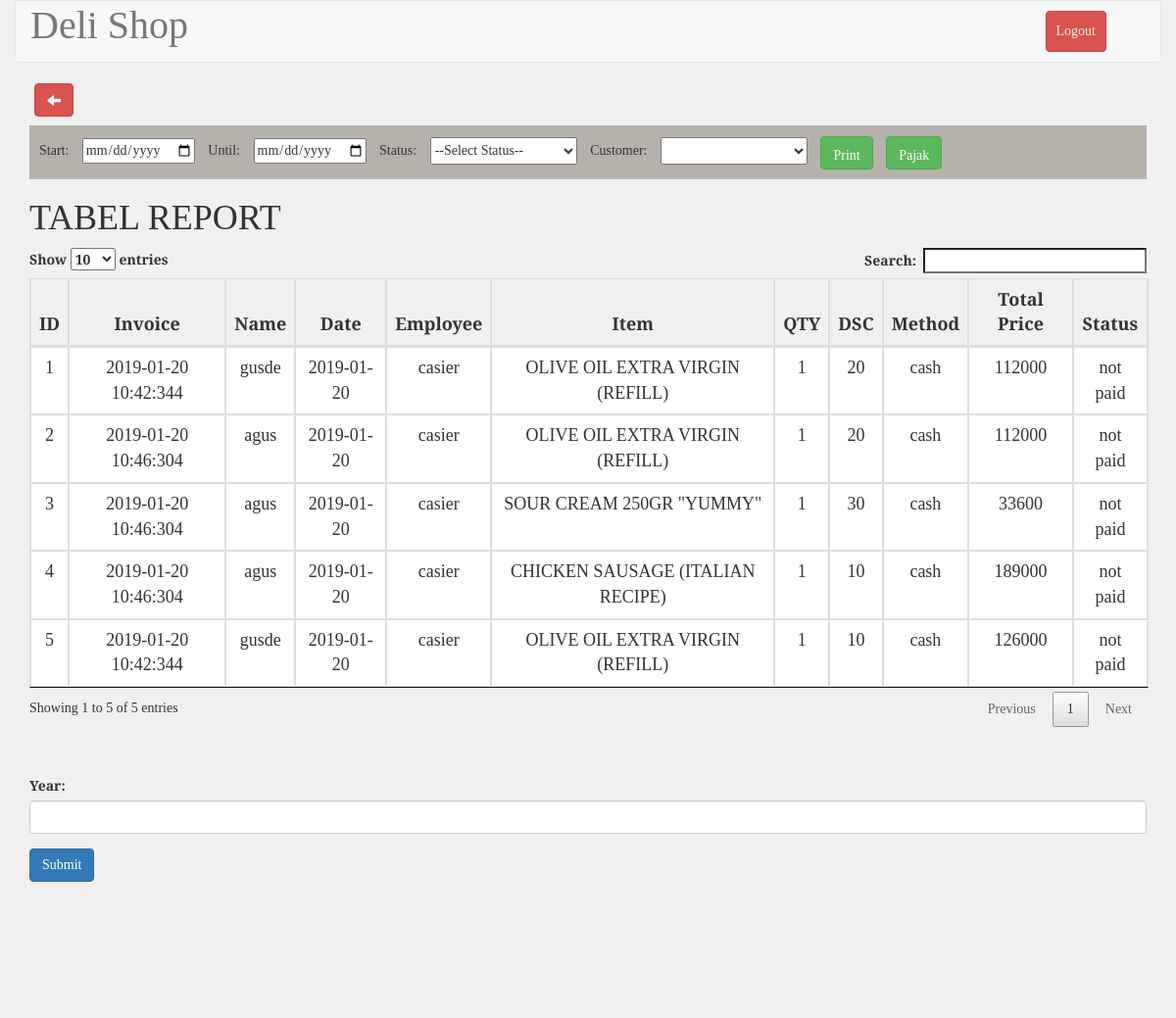
/report.php (signed in, upper part), run on an earlier commit of the app's database.
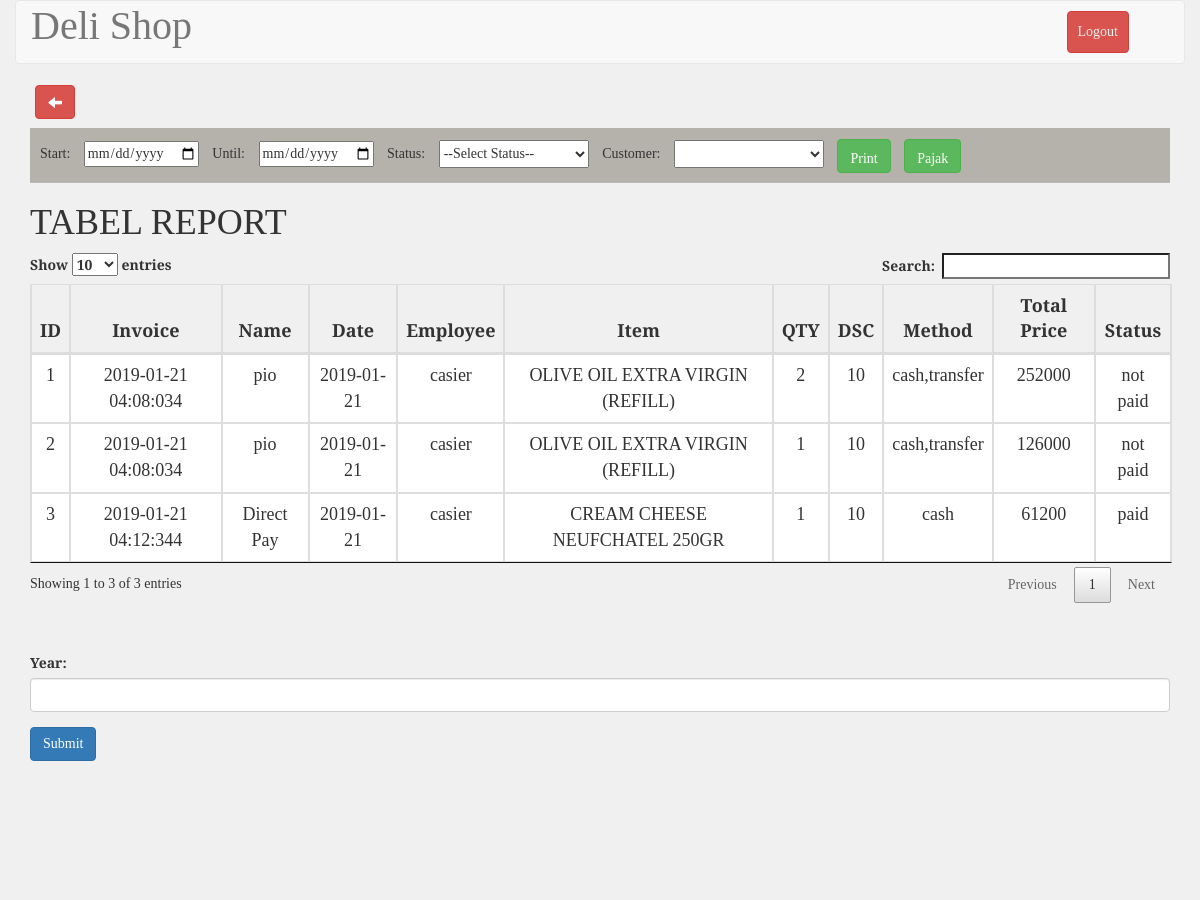
And on a later commit of the database.
### tables this page shows
CREATE TABLE `tb_transaksi` (
  `id` int(11) NOT NULL AUTO_INCREMENT,
  `invoice` varchar(200) NOT NULL,
  `nm_transaksi` varchar(200) NOT NULL,
  `tnggl` datetime NOT NULL,
  `id_employee` int(11) unsigned NOT NULL,
  `id_item` int(11) unsigned NOT NULL,
  `qty` float unsigned NOT NULL,
  `discount` float NOT NULL,
  `total_price` float unsigned NOT NULL,
  `description` text NOT NULL,
  `statuss` int(11) unsigned NOT NULL,
  PRIMARY KEY (`id`),
  KEY `id_employee` (`id_employee`),
  KEY `id_item` (`id_item`),
  CONSTRAINT `tb_transaksi_ibfk_1` FOREIGN KEY (`id_employee`) REFERENCES `tb_employee` (`id`),
  CONSTRAINT `tb_transaksi_ibfk_2` FOREIGN KEY (`id_item`) REFERENCES `tb_barang` (`id`)
);

CREATE TABLE `tb_deposit` (
  `id` int(11) unsigned NOT NULL AUTO_INCREMENT,
  `invoice` varchar(20) NOT NULL,
  `deposit` float NOT NULL,
  `payment` float NOT NULL,
  `method` text NOT NULL,
  `rest_total` float NOT NULL,
  `history` text NOT NULL,
  PRIMARY KEY (`id`)
);

### report.php (the view, shortened to what this page needs)
<?php
include_once 'koneksi.php';
$barang = mysqli_query($conn, "SELECT tb_transaksi.invoice, nm_transaksi, Date(tnggl) as tnggl, (SELECT nama FROM tb_employee WHERE id=id_employee) AS nama_pegawai, (SELECT item FROM tb_barang WHERE id=id_item ) AS item, qty, discount, total_price, statuss, tb_deposit.method as method FROM tb_transaksi inner join tb_deposit on tb_deposit.invoice=tb_transaksi.invoice;");
?>
<!DOCTYPE html>
<html>
	<?php include("./templates/header.php"); ?>
	<link rel="stylesheet" type="text/css" href="./css/stockStyle.css">
	<link rel="stylesheet" href="./assets/jquery-ui.css">
	<body>
		<form action="finishReport.php" method="POST" accept-charset="utf-8">
			<div class="container-fluid">
				<div class="row">
					<div class="col-md-12 header">
						<nav class="navbar navbar-default" role="navigation">
							<div class="container-fluid">
								<div class="navbar-header">
									<a class="navbar-brand" style="font-size: 40px;" href="#">Deli Shop</a>
								</div>
								<div class="collapse navbar-collapse navbar-ex1-collapse">
									<ul class="nav navbar-nav navbar-right">
										<li><a type="button" class="btn btn-danger" style="margin: 10px; padding: 10px;" href="logout.php">Logout</a></li>
										<li><a href=""> </a></li>
									</ul>
								</div>
							</div>
						</nav>
					</div>
				</div>
			</div>
			<div class="container">
				<div class="row">
					<div class="col-md-12" id="mytable">
					<table id="example" class="table table-bordered" style="width: 100%;">
						<a href="administrator.php" style="margin-left: 5px; margin-bottom: 10px;" type="button" class="btn btn-danger glyphicon glyphicon-arrow-left" ></a><br>
						<div style="border-bottom:1px solid #bcbaba; margin-bottom:10px; background-color:#b5b2ac; padding:0 0 0 10px">
							Start: <input style="margin:10px; " type="date" name="dateStart" id="date_start">
							Until: <input style="margin:10px;" type="date" name="dateStop" id="date_end">
							Status: <select style="margin:10px; width:150px;height:28px" id="status_paid" name="status">
								<option value="">--Select Status--</option>
							</select>
							Customer: <select style="margin:10px; width:150px;height:28px" id="customer" name="customer">
							</select>
							<input type="submit" class="btn btn-success glyphicon glyphicon-print" style="margin:10px 0 10px 0" name="Submit" value="Print"></button>
							<input type="submit" class="btn btn-success glyphicon glyphicon-print" style="margin:10px 0 10px 10px; " name="Submit" value="Pajak"></i></button>
						</div>
						<h1> TABEL REPORT</h1>
						<thead>
							<tr>
								<th>ID</th>
								<th>Invoice</th>
								<th>Name</th>
								<th>Date</th>
								<th>Employee</th>
								<th>Item</th>
								<th>QTY</th>
								<th>DSC</th>
								<th>Method</th>
								<th>Total Price</th>
								<th>Status</th>
							</tr>
						</thead>
						<tbody>
							<?php
							$no=1;
							foreach ($barang as $data) {?>
							<tr>
								<td><?php echo $no ?></td>
								<td><?php echo $data["invoice"];?></td>
								<td><?php echo ($data["nm_transaksi"]=="" ? "Direct Pay": $data["nm_transaksi"]);?></td>
								<td><?php echo $data["tnggl"];?></td>
								<td><?php echo $data["nama_pegawai"];?></td>
								<td><?php echo $data["item"];?></td>
								<td><?php echo $data["qty"];?></td>
								<td><?php echo $data["discount"];?></td>
								<td><?php echo $data["method"]; ?></td>
								<td><?php echo $data["total_price"];?></td>
								<td><?php if($data["statuss"]==0)
								{
									echo("not paid");
								}
								else{
									echo("paid");
								}
								?></td>
							</tr>
							<?php $no++; }?>
						</tbody>
					</table>
					<div id="chart-div">
						<div class="form-group">
							<label for="year">Year:</label>
							<input type="text" class="form-control" id="year">
						</div>
						<button class="btn btn-primary" id="chartBtn">Submit</button>
						<div class="ct-chart ct-perfect-fourth"></div>
					</div>
				</div>
			</div>
		</form>
	</body>
</html>

### templates/header.php (shortened to what this page needs)
<head>
    <link rel="stylesheet" type="text/css" href="./assets/jquery.dataTables.min.css">
    <link rel="stylesheet" href="./assets/bootstrap3.3.7/css/bootstrap.min.css">
    <link href="./assets/select2.min.css" rel="stylesheet" />
    <link rel="stylesheet" href="./assets/chart.css">
    <link rel="stylesheet" href="./assets/pace.css">
</head>

### assets/chart.css (style rules this page uses)
.ct-double-octave:after,.ct-major-eleventh:after,.ct-major-second:after,.ct-major-seventh:after,.ct-major-sixth:after,.ct-major-tenth:after,.ct-major-third:after,.ct-major-twelfth:after,.ct-minor-second:after,.ct-minor-seventh:after,.ct-minor-sixth:after,.ct-minor-third:after,.ct-octave:after,.ct-perfect-fifth:after,.ct-perfect-fourth:after,.ct-square:after { content:"";clear:both }
.ct-perfect-fourth { display:block;position:relative;width:100% }
.ct-perfect-fourth:before { display:block;float:left;content:"";width:0;height:0;padding-bottom:75% }
.ct-perfect-fourth:after { display:table }

### css/stockStyle.css (style rules this page uses)
html,body { font-family: 'Slabo 27px', serif; background-color: #f0f0f0; }
#example, th, td { font-size: 18px; text-align: center; width: auto; }
.navbar-default .navbar-nav>li>a { color: #f0f0f0 !important; }

### report.php (style rules this page uses)
#chart-div { margin-top: 50px; }

What changed in the data, as far as the page shows it:
removed tb_transaksi: invoice "2019-01-20 10:42:344", nm_transaksi "gusde", tnggl "2019-01-20", nama_pegawai "casier", item "OLIVE OIL EXTRA VIRGIN (REFILL)", qty "1", discount "20", tb_deposit.method "cash", total_price "112000", statuss "not paid"
removed tb_transaksi: invoice "2019-01-20 10:46:304", nm_transaksi "agus", tnggl "2019-01-20", nama_pegawai "casier", item "OLIVE OIL EXTRA VIRGIN (REFILL)", qty "1", discount "20", tb_deposit.method "cash", total_price "112000", statuss "not paid"
removed tb_transaksi: invoice "2019-01-20 10:46:304", nm_transaksi "agus", tnggl "2019-01-20", nama_pegawai "casier", item "SOUR CREAM 250GR \"YUMMY\"", qty "1", discount "30", tb_deposit.method "cash", total_price "33600", statuss "not paid"
removed tb_transaksi: invoice "2019-01-20 10:46:304", nm_transaksi "agus", tnggl "2019-01-20", nama_pegawai "casier", item "CHICKEN SAUSAGE (ITALIAN RECIPE)", qty "1", discount "10", tb_deposit.method "cash", total_price "189000", statuss "not paid"
removed tb_transaksi: invoice "2019-01-20 10:42:344", nm_transaksi "gusde", tnggl "2019-01-20", nama_pegawai "casier", item "OLIVE OIL EXTRA VIRGIN (REFILL)", qty "1", discount "10", tb_deposit.method "cash", total_price "126000", statuss "not paid"
added tb_transaksi: invoice "2019-01-21 04:08:034", nm_transaksi "pio", tnggl "2019-01-21", nama_pegawai "casier", item "OLIVE OIL EXTRA VIRGIN (REFILL)", qty "2", discount "10", tb_deposit.method "cash,transfer", total_price "252000", statuss "not paid"
added tb_transaksi: invoice "2019-01-21 04:08:034", nm_transaksi "pio", tnggl "2019-01-21", nama_pegawai "casier", item "OLIVE OIL EXTRA VIRGIN (REFILL)", qty "1", discount "10", tb_deposit.method "cash,transfer", total_price "126000", statuss "not paid"
added tb_transaksi: invoice "2019-01-21 04:12:344", nm_transaksi "Direct Pay", tnggl "2019-01-21", nama_pegawai "casier", item "CREAM CHEESE NEUFCHATEL 250GR", qty "1", discount "10", tb_deposit.method "cash", total_price "61200", statuss "paid"
Also different on the page:
text written by a page script: "Show entries Search: Showing 1 to 5 of 5 entries Previous 1 Next" → "Show entries Search: Showing 1 to 3 of 3 entries Previous 1 Next"
